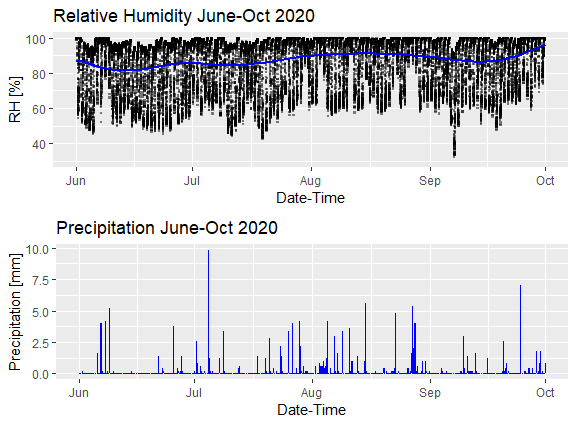

Source code (R):
# 10/17 111550130 李慕庭 Visualization

#import ggplot, lubridate, rio and gridextra
#install.packages("ggplot2")
#install.packages("lubridate")
#install.packages("gridExtra")
library(ggplot2)
library(rio)
library(lubridate)
library(gridExtra)

#import dataset
df <- import("weatherdata.xlsx")
#head(df)
#names(df)

#convert character to date 
date <- df$Date
date_format <- mdy_hms(date)

df1 <- data.frame(Time = date_format, RH = df$RH)
df2 <- data.frame(Time = date_format, Rain = df$Rain)

#English version
Sys.setlocale("LC_ALL", "English")

#draw the graph 1 
p1 <- ggplot(data = df1, mapping = aes(x = Time, y = RH))+
  geom_point(color = "black", alpha = 0.5, size = 0.5, shape = 15)+
  geom_smooth(color = "blue")+
  ylim(c(30, 100))+
  labs(title = "Relative Humidity June-Oct 2020",
       x = "Date-Time",
       y = "RH [%]")

#draw the graph 2 
p2 <- ggplot(data = df2, mapping = aes(x = Time, y = Rain))+
  geom_bar(stat = "identity", color = "blue")+
  labs(title = "Precipitation June-Oct 2020", 
      x = "Date-Time", 
      y = "Precipitation [mm]")

#print two graphs
grid.arrange(p1, p2, nrow = 2)

#export the graph
#ggsave("111550130-Visualization.png")
